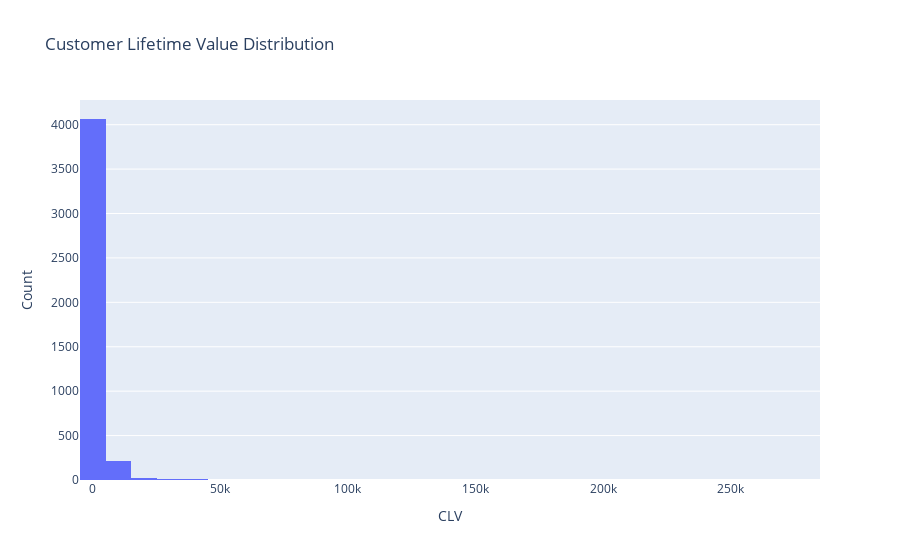

The notebook cell this image was saved under:
### Markdown cell above
**Visualize Results with Plotly**

### Code cell
# CLV Distribution:
import plotly.express as px
fig=px.histogram(rfm, x='CLV',nbins=50,title='Customer Lifetime Value Distribution')
fig.update_layout(xaxis_title='CLV', yaxis_title='Count')
fig.show()

### Figure 1 — Plotly figure (JSON) as saved in the notebook; plotly's stock layout.template omitted (floating-point values rounded to 4 significant figures; data arrays with more than 128 entries replaced by an {"elided": "..."} marker saying what was removed)
{"data": [{"bingroup": "x", "hovertemplate": "CLV=%{x}<br>count=%{y}<extra></extra>", "legendgroup": "", "marker": {"color": "#636efa", "pattern": {"shape": ""}}, "name": "", "nbinsx": 50, "orientation": "v", "showlegend": false, "type": "histogram", "x": {"elided": "4339 float values"}, "xaxis": "x", "yaxis": "y"}], "layout": {"barmode": "relative", "legend": {"tracegroupgap": 0}, "title": {"text": "Customer Lifetime Value Distribution"}, "xaxis": {"anchor": "y", "domain": [0, 1], "title": {"text": "CLV"}}, "yaxis": {"anchor": "x", "domain": [0, 1], "title": {"text": "Count"}}}}
